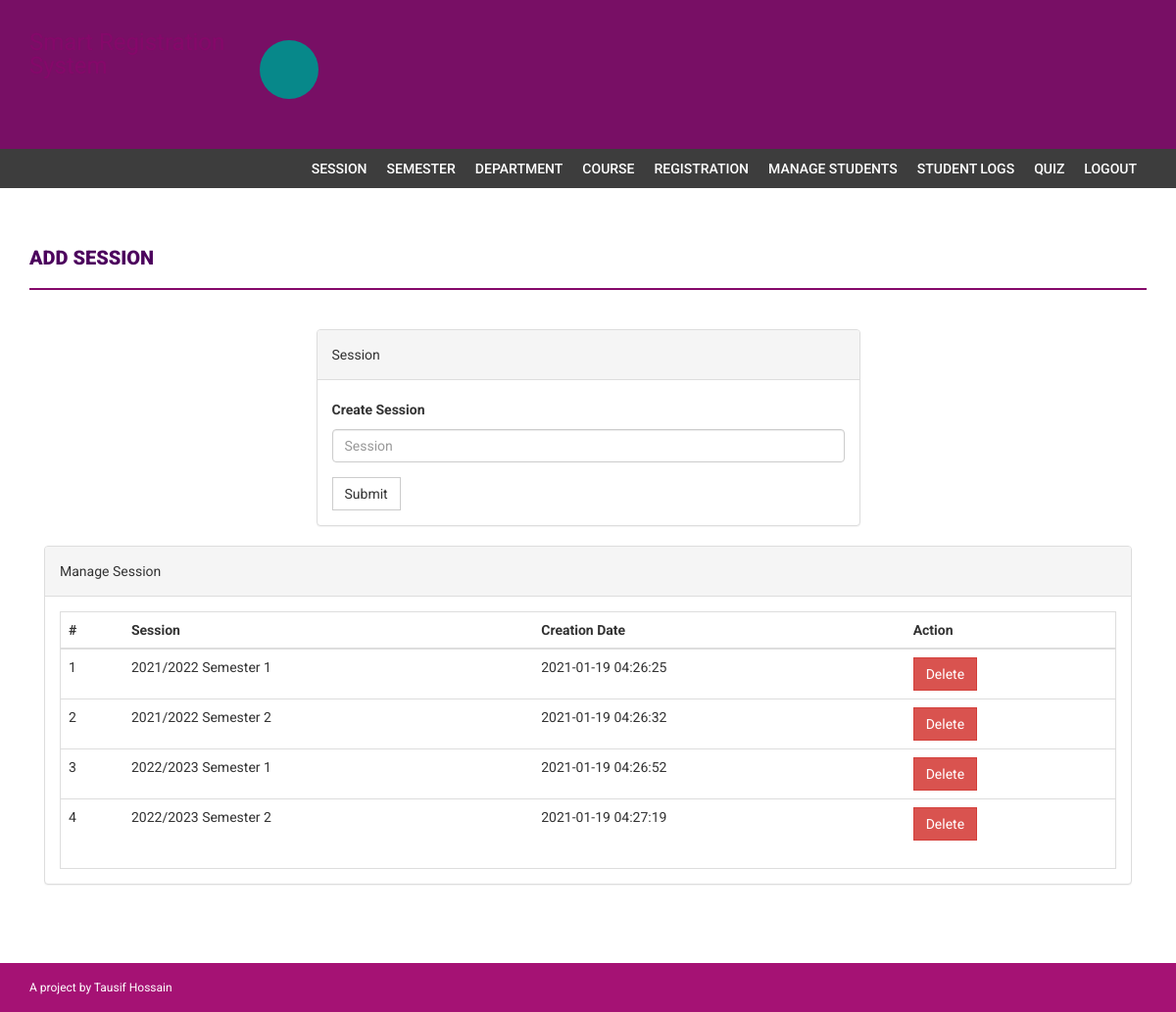
Screenshot of /administration/admin/session.php (signed in) with the database file from the repository.
### tables this page shows
CREATE TABLE `session` (
  `id` int(11) NOT NULL,
  `session` varchar(255) DEFAULT NULL,
  `creationDate` timestamp NULL DEFAULT current_timestamp()
);

### administration/admin/session.php (the view, shortened to what this page needs)
<?php
if(strlen($_SESSION['alogin'])==0)
    {
header('location:index.php');
}
else{
?>
<!DOCTYPE html>
<html xmlns="http://www.w3.org/1999/xhtml">
<head>
    <link href="assets/css/bootstrap.css" rel="stylesheet" />
    <link href="assets/css/font-awesome.css" rel="stylesheet" />
    <link href="assets/css/style.css" rel="stylesheet" />
</head>
<body>
<?php include('includes/header.php');?>
<?php if($_SESSION['alogin']!="")
{
 include('includes/menubar.php');
}
 ?>
    <div class="content-wrapper">
        <div class="container">
              <div class="row">
                    <div class="col-md-12">
                        <h1 class="page-head-line">Add session  </h1>
                    </div>
                </div>
                <div class="row" >
                  <div class="col-md-3"></div>
                    <div class="col-md-6">
                        <div class="panel panel-default">
                        <div class="panel-heading">
                           Session
                        </div>
                        <div class="panel-body">
                       <form name="session" method="post">
   <div class="form-group">
    <label for="session">Create Session </label>
    <input type="text" class="form-control" id="sesssion" name="sesssion" placeholder="Session" />
  </div>
 <button type="submit" name="submit" class="btn btn-default">Submit</button>
</form>
                            </div>
                            </div>
                    </div>
                </div>
                <div class="col-md-12">
                    <div class="panel panel-default">
                        <div class="panel-heading">
                            Manage Session
                        </div>
                        <div class="panel-body">
                            <div class="table-responsive table-bordered">
                                <table class="table">
                                    <thead>
                                        <tr>
                                            <th>#</th>
                                            <th>Session</th>
                                            <th>Creation Date</th>
                                            <th>Action</th>
                                        </tr>
                                    </thead>
                                    <tbody>
<?php
$sql=mysqli_query($con,"select * from session");
$cnt=1;
while($row=mysqli_fetch_array($sql))
{
?>
                                        <tr>
                                            <td><?php echo $cnt;?></td>
                                            <td><?php echo htmlentities($row['session']);?></td>
                                            <td><?php echo htmlentities($row['creationDate']);?></td>
                                            <td>
  <a href="session.php?id=<?php echo $row['id']?>&del=delete" onClick="return confirm('Are you sure you want to delete?')">
                                            <button class="btn btn-danger">Delete</button>
</a>
                                            </td>
                                        </tr>
<?php
$cnt++;
} ?>
                                    </tbody>
                                </table>
                            </div>
                        </div>
                    </div>
                </div>
            </div>
        </div>
  <?php include('includes/footer.php');?>
</body>
</html>
<?php } ?>

### administration/admin/assets/css/style.css (style rules this page uses)
body { font-family: 'Roboto', sans-serif; line-height: 30px; }
.content-wrapper { margin-top: 40px; min-height: 600px; padding-bottom: 60px; }
.page-head-line { font-weight: 900; padding-bottom: 20px; border-bottom: 2px solid #85086a; text-transform: uppercase; color: #4c035d; font-size: 20px; margin-bottom: 40px; }
.btn { border-radius: 0px; -webkit-border-radius: 0px; -moz-border-radius: 0px; }

### rows the page displays
session: session "2021/2022 Semester 1", creationDate "2021-01-19 04:26:25"
session: session "2021/2022 Semester 2", creationDate "2021-01-19 04:26:32"
session: session "2022/2023 Semester 1", creationDate "2021-01-19 04:26:52"
session: session "2022/2023 Semester 2", creationDate "2021-01-19 04:27:19"
